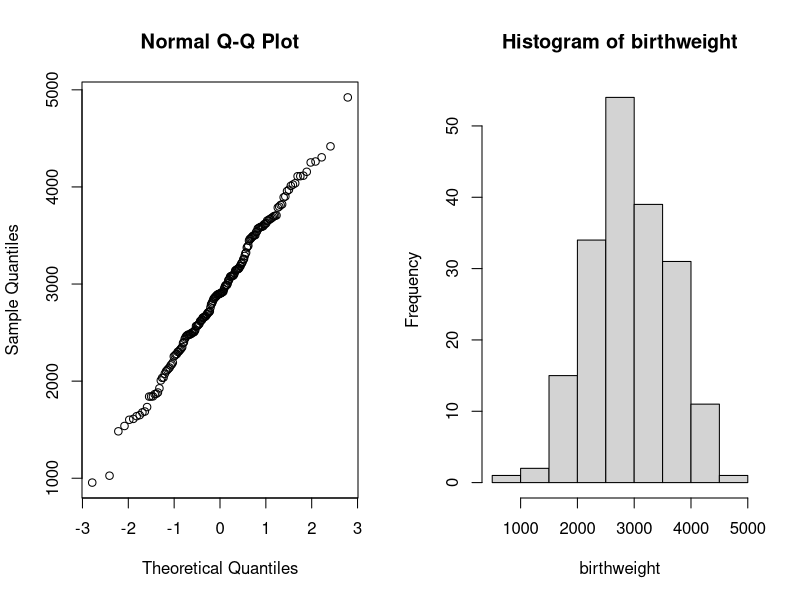
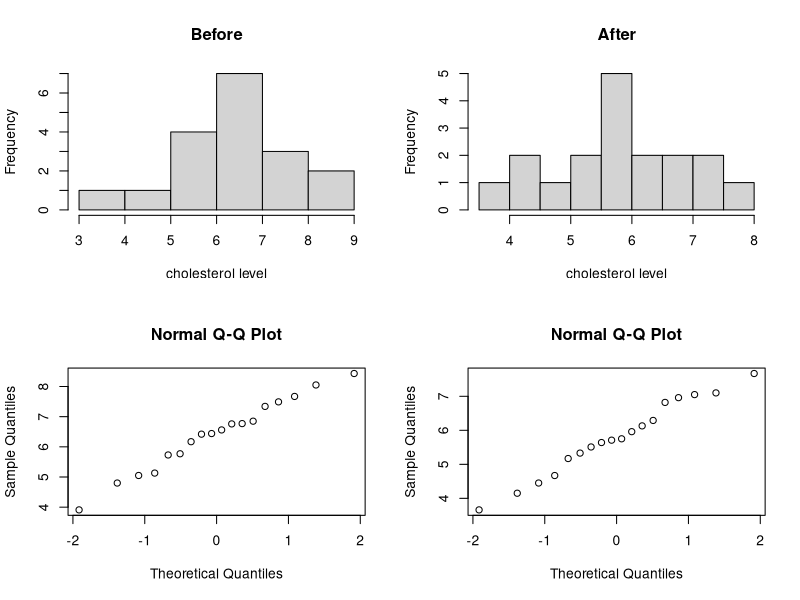
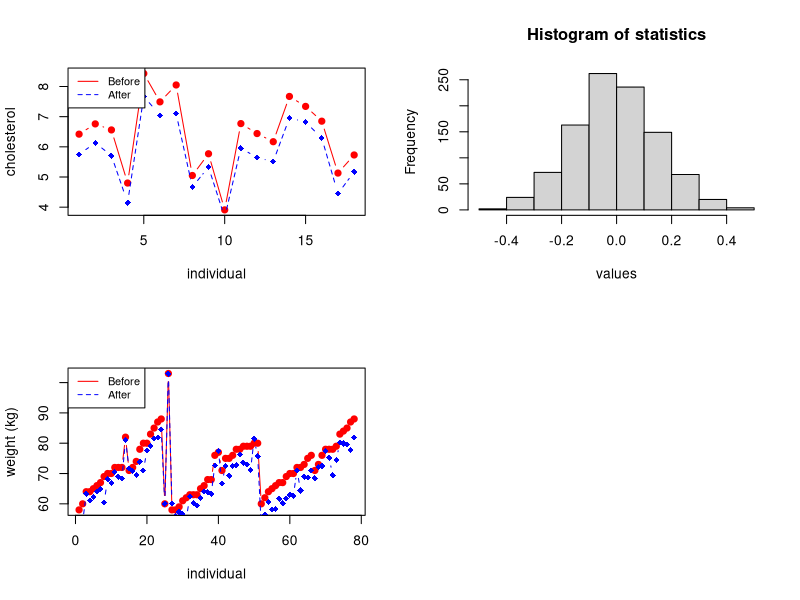
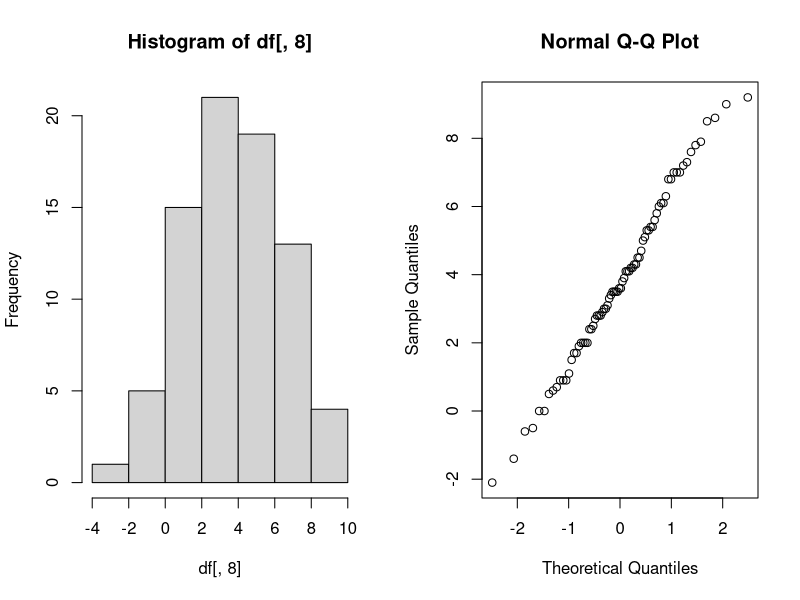
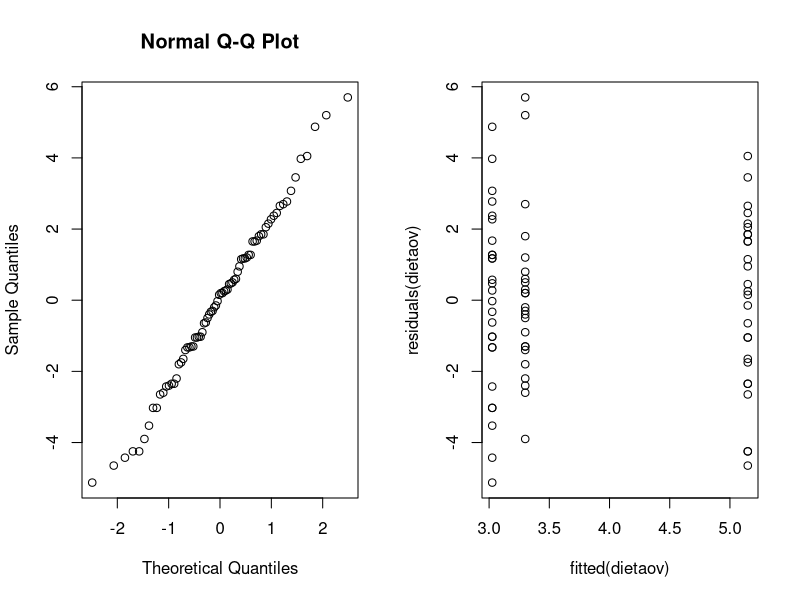
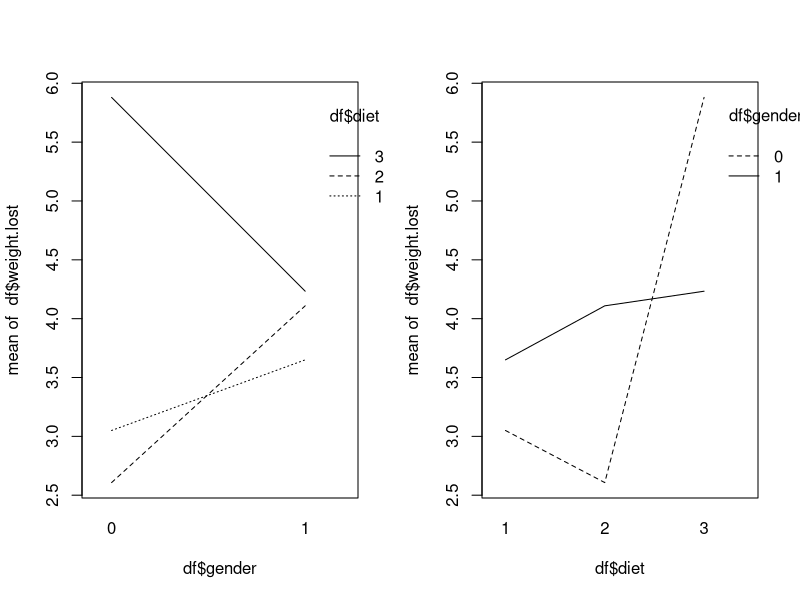
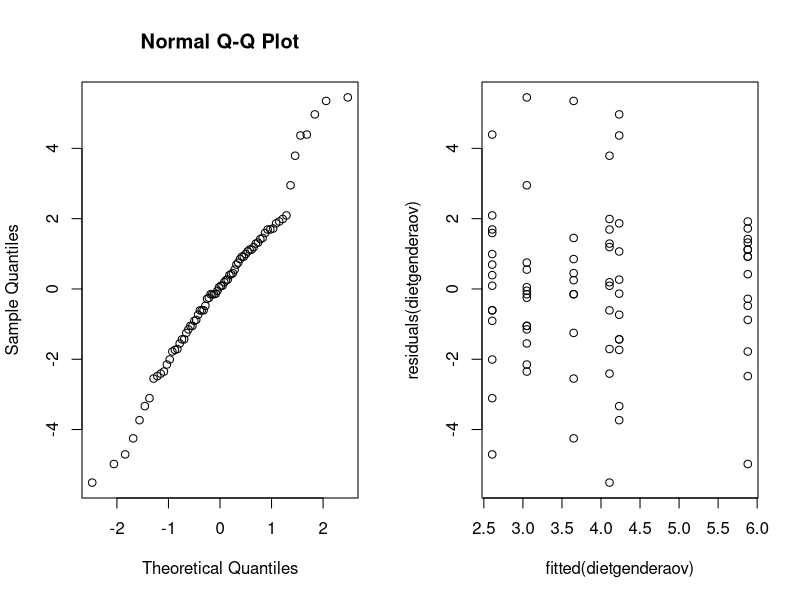
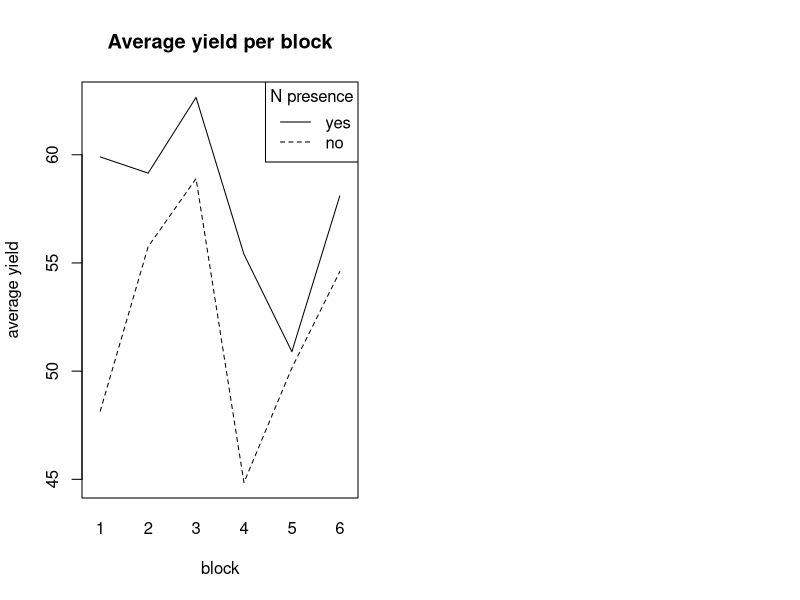

Reproduce these figures in R, in order.
## ---- chunk 1
options(digits=3)
## ---- chunk 2
birthweight <- readLines("data/birthweight.txt")
birthweight <- as.double(birthweight[2:length(birthweight)])
birthweight

# print(paste("Amount of observations: ", length(birthweight)))
## ---- chunk 3
birthweight_mean <- mean(birthweight)
print(paste("Mean of the sample: ", birthweight_mean))
## ---- chunk 4
par(mfrow=c(1,2))
qqnorm(y = birthweight)
hist(birthweight)
## ---- chunk 5
t.test(birthweight, conf.level = 0.96)
## ---- chunk 6
B <- 1000
alpha <- 0.04
T_star <- numeric(B)

for(i in 1:B) {
  X_star <- sample(birthweight, replace = TRUE)
  T_star[i] <- mean(X_star)
}

T_star_q2 <- quantile(T_star, alpha/2)
T_star_q98 <- quantile(T_star, 1 - alpha/2)

c(2*birthweight_mean - T_star_q98, 2*birthweight_mean - T_star_q2)
## ---- chunk 7
#sum(T_star<T_star_q2)
## ---- chunk 8
t.test(birthweight, alternative = "greater", mu=2800)
## ---- chunk 9
greater_weight <- as.integer(birthweight > 2800)
binom.test(sum(greater_weight), length(greater_weight), p=0.5, alt="g")
## ---- chunk 10
# library(pwr)
#pwr.t.test(n=188,d=NULL,sig.level=0.05,type="one.sample",alternative="greater")

B=1000; n=188 ; mu = 2900; stdev = sd(birthweight);
psign=numeric(B)
pttest=numeric(B)
for(i in 1:B) {
  x=rnorm(n, mean=mu, sd=stdev)
  pttest[i]=t.test(x, alternative = "g", mu=2800)[[3]]
  psign[i]=binom.test(sum(x>2800), n, p=0.5)[[3]]
}
## ---- chunk 11
sum(pttest<0.05)/B
## ---- chunk 12
sum(psign<0.05)/B
## ---- chunk 13

## ---- chunk 14
prop.test(c(61, 65), c(95, 93))
## ---- chunk 15
df <- as.data.frame(read.table("data/cholesterol.txt", header=TRUE))
head(df)
## ---- chunk 16
par(mfrow=c(2, 2))
hist(df[, 1], main="Before", xlab="cholesterol level")
hist(df[, 2], main="After", xlab="cholesterol level")
qqnorm(df[, 1])
qqnorm(df[, 2])
## ---- chunk 17
shapiro.test(df[, 1])
shapiro.test(df[, 2])
## ---- chunk 18
# Create a first line
plot(1:length(df[, 1]), df[, 1], type = "b", pch=19, col = "red", xlab = "individual", ylab = "cholesterol")
lines(1:length(df[, 2]), df[, 2], pch=18, col = "blue", type = "b", lty=2)
legend("topleft", legend=c("Before", "After"), col=c("red", "blue"), lty = 1:2, cex=0.8)
## ---- chunk 19
cor.test(df[, 1], df[, 2], method="pearson")
## ---- chunk 20
t.test(df[, 1], df[, 2], paired=2)
## ---- chunk 21
diff_mean <- function(x, y) {
  return(mean(x-y))
}

stats <- diff_mean(df[, 1], df[, 2])

B <- 1000
t_star <- numeric(B)

for (i in 1:B) {
  diff_star <- t(apply(cbind(df[, 1], df[, 2]), 1, sample))
  t_star[i] <- diff_mean(diff_star[, 1], diff_star[, 2])
}

hist(t_star, main="Histogram of statistics", xlab="values")
lines(rep(stats, 2), c(0, 50), col="red", lwd=2)
## ---- chunk 22
# calculating p-value
pl <- sum(t_star < stats) / B
pr <- sum(t_star > stats) / B

p <- 2*min(pl, pr)
print(paste("P-value =", p))
## ---- chunk 23
mu <- mean(df[, 2])
s <- sd(df[, 2])
print(paste("mu =", mu, "s =", s))
## ---- chunk 24
theta_hat <- 2*mu - 3
print(paste("theta_hat =", theta_hat))
## ---- chunk 25
alpha <- 0.05

n <- length(df[, 2])
t_alpha <- qt(1 - alpha/2, df=n)
theta_l <- theta_hat - t_alpha*s/sqrt(n)
theta_r <- theta_hat + t_alpha*s/sqrt(n)

print(paste0("95% confidence interval: [", theta_l,", ", theta_r, "]"))
## ---- chunk 26
t <- max(df[, 2]); n <- length(df[, 2])

for (theta in 3:12) {
  B <- 1000
  t_star <- numeric(B)
  
  for (i in 1:B) {
    x_star <- runif(n, min = 3, max = theta)
    t_star[i] <- max(x_star)
  }
  
  pl <- sum(t_star < t)/B
  pr <- sum(t_star > t)/B
  
  p <- 2* min(pl, pr)
  print(paste("Theta =", theta, ", ", p, "KS = "))
}
## ---- chunk 27
ks.test(df[, 2], runif(100000, min = 3, max = 8))
## ---- chunk 28
less_chol <- as.integer(df[, 2] < 6)
binom.test(sum(less_chol), length(less_chol), p=0.5, alt="g")
## ---- chunk 29
less_chol <- as.integer(df[, 2] < 4.5)
binom.test(sum(less_chol),length(less_chol),p=0.25, alt="l")
## ---- chunk 30
df <- as.data.frame(read.table("data/diet.txt", header=TRUE))
df["weight.lost"] <- df["preweight"] - df["weight6weeks"]
head(df)
## ---- chunk 31
plot(1:length(df[,5]), df[,5], type = "b", pch=19, col = "red", xlab = "individual", ylab = "weight (kg)")
lines(1:length(df[,7]), df[,7], pch=18, col = "blue", type = "b", lty=2)
legend("topleft", legend=c("Before", "After"), col=c("red", "blue"), lty = 1:2, cex=0.8)
## ---- chunk 32
t.test(df[,5], df[,7], paired=TRUE)
## ---- chunk 33
par(mfrow=c(1, 2))
hist(df[,8])
qqnorm(df[,8])
## ---- chunk 34
shapiro.test(df[,8])
## ---- chunk 35
df$diet <- as.factor(df$diet)
dietaov=lm(weight.lost~diet,data=df)
anova(dietaov)
summary(dietaov)
## ---- chunk 36
par(mfrow=c(1,2))
qqnorm(residuals(dietaov))
plot(fitted(dietaov), residuals(dietaov))
## ---- chunk 37
kruskal.test(df$weight.lost, df$diet)
## ---- chunk 38
df$gender <- as.factor(df$gender)
dietgenderaov <- lm(weight.lost~gender*diet,data=df)
anova(dietgenderaov)
## ---- chunk 39
summary(dietgenderaov)
## ---- chunk 40
par(mfrow=c(1, 2))
interaction.plot(df$gender, df$diet, df$weight.lost)
interaction.plot(df$diet, df$gender, df$weight.lost)
## ---- chunk 41
genderaov <- lm(weight.lost~gender,data=df)
anova(genderaov)
summary(genderaov)
## ---- chunk 42
# Checking assumptions
par(mfrow=c(1, 2))
qqnorm(residuals(dietgenderaov))
plot(fitted(dietgenderaov), residuals(dietgenderaov))
## ---- chunk 43
print(paste('Diet 1:', dietaov$coefficients[1]))
print(paste('Diet 2:', dietaov$coefficients[1] + dietaov$coefficients[2]))
print(paste('Diet 3:', dietaov$coefficients[1] + dietaov$coefficients[3]))
## ---- chunk 44
require("MASS")
## ---- chunk 45
B <- 6; P <- 4; T <- 3

process <- c()
for (i in 1:B) {
  block <- c()
  for (tr in 1:T) {
    block <- cbind(block, as.numeric(sample(1:P) > 2))
  }
  process <- rbind(process, block)
}

process <- t(process)
rownames(process) <- c("N", "P", "K")
colnames(process) <- paste0(rep(1:6, each=4), paste0(".", rep(1:4, 6)))
process
## ---- chunk 46
interaction.plot(npk$block, npk$N, npk$yield, ylab='average yield', xlab='block', main='Average yield per block', legend=FALSE)
legend("topright", c("yes", "no"), title="N presence", lwd=1, lty=c(1, 2))
## ---- chunk 47
n_block_lm <- lm(yield~block*N, data=npk)
anova(n_block_lm)
## ---- chunk 48
summary(n_block_lm)
## ---- chunk 49
lm <- lm(yield~block+N, data=npk)
anova(lm)
## ---- chunk 50
par(mfrow=c(1, 2))
qqnorm(residuals(lm))
plot(fitted(lm), residuals(lm))
## ---- chunk 51
npklm1 <- lm(yield~P + K + block*N, data=npk)
npklm2 <- lm(yield~N + K + block*P, data=npk)
npklm3 <- lm(yield~N + P + block*K, data=npk)
npklm4 <- lm(yield~block + N + P + K, data=npk)
npklm5 <- lm(yield~N + P + K, data=npk)
## ---- chunk 52
print('Y ~ P + K + block*N')
anova(npklm1)
## ---- chunk 53
print('Y ~ N + K + block*P')
anova(npklm2)
## ---- chunk 54
print('Y ~ N + P + block*K')
anova(npklm3)
## ---- chunk 55
print('Y ~ block + N + P + K')
anova(npklm4)
## ---- chunk 56
npklm5 <- lm(yield~block + N + K, data=npk)
anova(npklm5)
## ---- chunk 57
par(mfrow=c(1, 2))
qqnorm(residuals(npklm4))
plot(fitted(npklm4), residuals(npklm4))
## ---- chunk 58
par(mfrow=c(1, 2))
qqnorm(residuals(npklm5))
plot(fitted(npklm5), residuals(npklm5))
## ---- chunk 59
require(lme4)
npklmer <- lmer(yield~N+(1|block), REML=FALSE, data=npk)
npklmer1 <- lmer(yield~(1|block), REML=FALSE, data=npk)
anova(npklmer1, npklmer)
